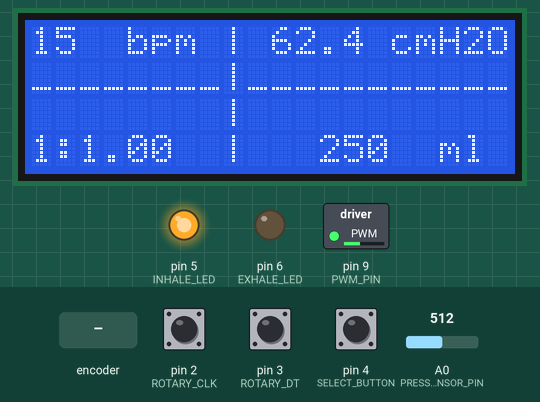
Simulated run of this sketch. Board: Arduino Uno, built with avr-gcc and run on an emulated ATmega328P. On the bench: 20×4 character LCD, switched loads named in the sketch (green lamp = pin HIGH), output pins drawn as LEDs (lit = HIGH). The test bench sets the inputs (shaded band); at power-on: pin 4 (SELECT_BUTTON) HIGH, pin 2 (ROTARY_CLK) HIGH, pin 3 (ROTARY_DT) HIGH, A0 (PRESSURE_SENSOR_PIN) = 512. What the sketch prints to the serial monitor is not drawn.

Above: at 6.3 s.
6.4 s: pin 4 (SELECT_BUTTON) pulled LOW for 0.15 s
At 7.5 s:
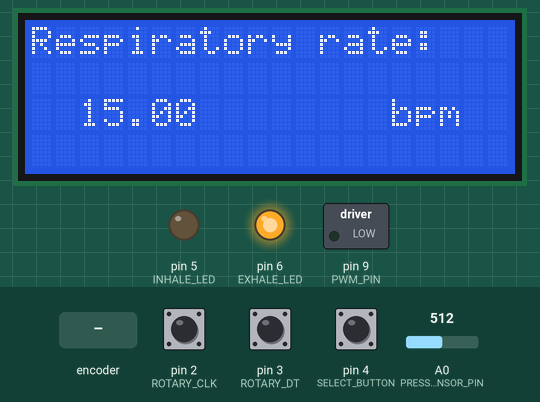
8.6 s: pin 4 (SELECT_BUTTON) pulled LOW for 3.2 s
At 12.2 s:
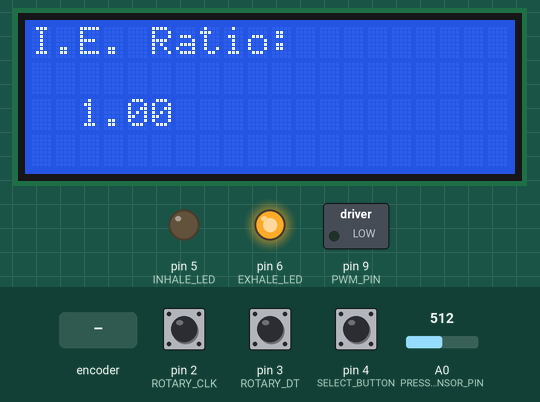
13.3 s: pin 4 (SELECT_BUTTON) pulled LOW for 1 s
At 16.0 s:
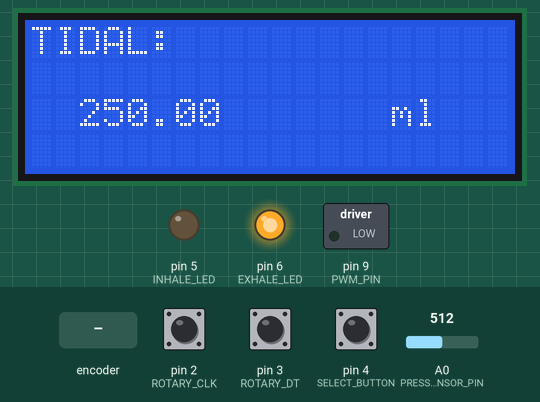
16.6 s: pin 4 (SELECT_BUTTON) pulled LOW for 0.15 s
At 17.1 s:
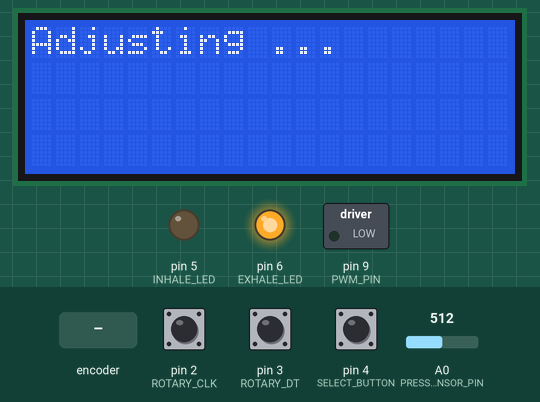
17.3 s: pin 4 (SELECT_BUTTON) pulled LOW for 3.2 s
At 20.2 s:
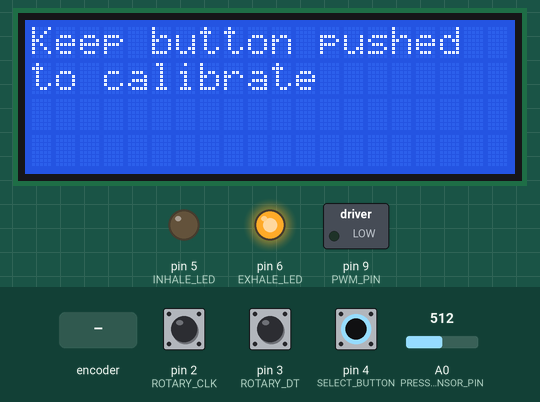
22.0 s: rotary encoder on pin 2 (ROTARY_CLK) / pin 3 (ROTARY_DT) turned 1 step (first pin leading)
At 24.5 s:
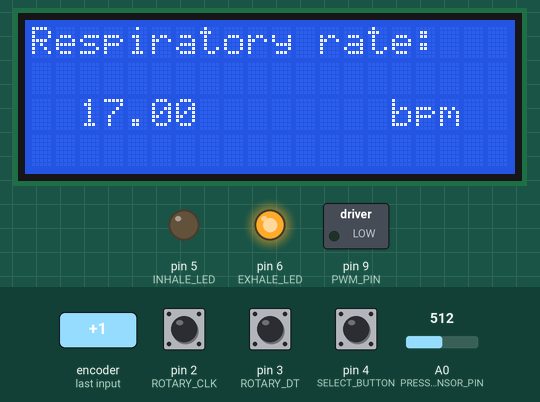
Timing chart, 0 to 72.1 s (numbered marks = the images above; inputs shaded):
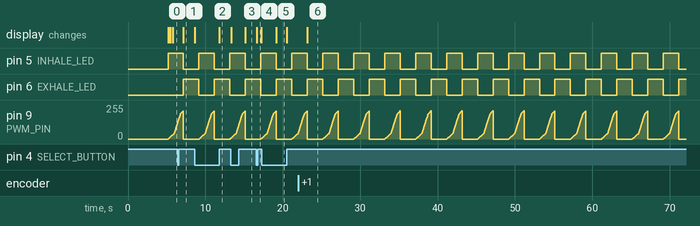

The sketch:

Controller_int_v22.1.ino
```cpp
/* Author      : Rob Collins
   Version     : 15
   Description : Simple ventilator controller providing a simple human interface for Respiratory Rate, I.E. Ratio and Tidal volume
                 Ventilator control cycle runs from a timer interrupt .. enabling control parameters to be changed whilst the controler
                 continues to provide control signals
   Changes     : V15 : Introduces intermediate variables and a 'semaphor' between the parameter change code and the main control loop
                       This is to enable changed parameters to only take effect at the end of a breathing cycle.
                       Also avoid the problem of a race condition in the case where parameter variables are partially update when a control-loop interrupt occures
                       This version uses a 'semaphor' to signal to the main control loop that parameters have been updated. This semaphor is only set whilst the
                       interrupt timers are halted
               : V16 : This version has outpur pins re-assigned to match the circuit layout defined using circutio.io
               : V17 : Added servo control to simulate output to an actuator .. needed to use ServoTimer2.h as there is a conflict between TimerOne.h and Servo.h
               : V18 : Throw away version
               : V19 : Added a 'calibration' mode - when the mode switch is held down for an extended period - enters a calibration mode .. must be removed from deployed versions!
               : V20 : Includes pressure measurement from MPX5010DP
               : V21 : Throw away
               : V22 : Changed to PWM output
   Circuit     : https://www.circuito.io/app?components=512,9590,9591,11021,217614,417987
               : Also add a 10k pull-up resistor between Rotary centre switch (Middle pin, 'SELECT_BUTTON' ) and +5V .. this device has no built in pull-up for centre switch
   Status      : Untested
*/


#include <Wire.h>
#include <LiquidCrystal_I2C.h>
#include <TimerOne.h>                        // Interrupt library to keep the control cycle regular .. https://playground.arduino.cc/Code/Timer1/

const bool PRODUCTIION_CODE = false;        // This is non-production code - not tested and includes calibration routines

// Set the LCD address to 0x27 for a 16 chars and 2 line display
LiquidCrystal_I2C lcd(0x3f, 20, 4);

// Define shape of driver waveform
const int INHALE_DRIVE[]={0,5,10,15,20,25,30,35,40,45,50,55,60,65,70,75,80,85,90,95,100,105,110,115,120,125,130,135,140,145,150,155,160,165,170,175,180,185,190,195,200,217,235,252,270,287,305,322,340,357,375,392,410,427,445,462,480,497,515,532,550,567,585,602,620,637,655,672,690,707,725,742,760,777,795,812,830,847,865,882,900,906,912,918,924,930,936,943,949,955,961,967,973,979,986,992,998,1004,1010,1016,1023};
const int DRIVE_TABLE_SIZE = 100;            // length of the INHALE_DRIVE table
const int DRIVE_VAL_MIN = 0;                 // minimum value for the output drive (position during exhale)

// define control constants for the ventilator
const int INSP_PRESS_MAX = 20;           // Inspiratory pressure
const int INSP_PRESS_MIN = 5;
const int INSP_PRESS_DEFAULT = 15;
const int INSP_PRESS_STEP = 1;

const int RESP_RATE_MAX = 30;             // Respratory rate
const int RESP_RATE_MIN = 10;
const int RESP_RATE_DEFAULT = 20;
const int RESP_RATE_STEP = 1;

const int TIDAL_MAX = 300;                   // TIDAL
const int TIDAL_MIN = 200;
const int TIDAL_DEFAULT = 250;
const int TIDAL_STEP = 10;

const float I_E_RATIO_MAX = 3.0;           // Inspiratory - expiratory ratio
const float I_E_RATIO_MIN = 0.2;
const float I_E_RATIO_DEFAULT = 1;
const float I_E_RATIO_STEP = 0.2;

const int INHALE_STATE = 0;     // vent is driving inhalation
const int EXHALE_STATE = 1;      // vent is driving exhlation

const int RAW_ACTUATOR_MIN = 0;  // minimum, unscalled value direct to actuatory
const int RAW_ACTUATOR_MAX = 1023; // max
const int RAW_ACTUATOR_STEP = 20;


const long int ENTER_CALIBRATION = 5000;  // Length of time in milli-seconds that the select button has to be pushed to enter calibration mode

// Pressure reading smoothing
const int PRESS_READ_SMOOTHING = 50 ;     // The number of pressure readings that get averaged to get a smooth result
int pressReadings[ PRESS_READ_SMOOTHING ]; // Actual data from the pressure sensor
int pressReadIndex = 0;                   // Index of the current pressure reading
int pressTotal = 0;                       // Running total for the pressure
int pressAverage = 0;                     // Average reading for the pressure

// control variables
float inspPressure =  INSP_PRESS_DEFAULT;
int respRate = INSP_PRESS_DEFAULT;
int tidal = TIDAL_DEFAULT;
float iERatio = I_E_RATIO_DEFAULT;

// updated control variables ..
// Control parameters must only change at the end of a breath cycle
// We can't have rates and values changing half-way through a breath and in an inconsistent manner
// Therefore when the control parameters are updated they are stored in this variables, then 'swapped in' at the end of a stroke
// ALSO .. we have to be careful about race-conditions for any shared variables. We can't have the interrupt driven control loop
// using a variable that has been partially updated by the code that was interrupted
// Therefore the use of a 'paramUpdateSemaphor' and a halting of interrupts to ensure that parameter updating is synchronised
int newInspPressure =  INSP_PRESS_DEFAULT;
int newRespRate = INSP_PRESS_DEFAULT;
int newTidal = TIDAL_DEFAULT;
float newIERatio = I_E_RATIO_DEFAULT;
volatile bool paramUpdateSemaphore;                  // TRUE -> Control parameters have been updated, reset to FALSE on use


// Physical set up constants
const int INHALE_LED = 5;             // GReen LED - ( LEDG_PIN_VIN on circuito.io )
const int EXHALE_LED = 6;             // Red LED - ( LEDR_PIN_VIN on circuito.io )
const int ROTARY_CLK = 2;             // Connected to CLK on KY-040 ( ROTARYENCI_PIN_CLK on circuito.io )
const int ROTARY_DT = 3;              // Connected to DT on KY-040 ( ROTARYENCI_PIN_D on circuito.io )
const int SELECT_BUTTON = 4;          // Push switch built into the rotary encoder ( ROTARYENCI_PIN_S1 on circuito.io )
const int PWM_PIN = 9;                // Pin for the final output
const int PRESSURE_SENSOR_PIN = A0;   // Pin for the pressure sensor


int ledState = 0; // 0 = 0ff, 1 = on
unsigned long changeTime;

int runState = 0;  // 0 = normal run, 1 = adjust RR, 2 = adjust Insp. Press, 3 = I.e. Ratio, 4 = TIDAL, .. cycles back to 0
int pinALast;      // last pin high on rotary encoder
int ledFlashCount = 0; // only for debugging

const long int TIME_BETWEEN_TICKS = 10000;                           // Time between the main-control interrupt being called in microseconds
const long int TICKS_PER_MINUTE = 60000000 / TIME_BETWEEN_TICKS;       // assume milli-second clock tick .. calibrate to clock speed

int ticksPerInhale = 0;                    // Number of clock-ticks per inhale
int ticksPerExhale = 0;                    // Nmber of clock-ticks per exhale
int tick = 0;                             // One tick each time the controller 'main-loop' interrupt is fired
int breathState = INHALE_STATE;           // starts with machine driving breathing
int positionInDriveTable = 0;             // the offset down the output drive table for current clock tick
int unscaledDriveValue = 0;               // Drive value before being scalled by tidal volume
int driveValue = 0;                       // The value output to the actuator
String outPutLog = "";

void setup()
{
  pinMode(INHALE_LED, OUTPUT);            // These are the red and green LEDS that indicate the breathing state
  pinMode(EXHALE_LED, OUTPUT);
  digitalWrite(INHALE_LED, LOW);
  digitalWrite(EXHALE_LED, LOW);

  //Initialize serial and wait for port to open:
  Serial.begin(9600);
  while (!Serial) {
    ; // wait for serial port to connect. Needed for native USB port only
  }

  for (int thisPressReading = 0; thisPressReading< PRESS_READ_SMOOTHING; thisPressReading++) {
    pressReadings[ thisPressReading ];
  }


  // initialize the LCD
//  lcd.begin();
  lcd.init();

  // Turn on the blacklight and print a message.
  lcd.backlight();
  if (not PRODUCTIION_CODE )  {
    lcd.setCursor(0, 0);
    lcd.print("Test software only");
    lcd.setCursor(0, 1);
    lcd.print("Not for medical use");
    delay(5000);
    lcd.clear();
  }
  updateDisplay();

  pinMode(SELECT_BUTTON, INPUT);        // input from centre button of the rotary encoder
  pinMode (ROTARY_CLK, INPUT);               // Input from CLK of rotary encoder
  pinMode (ROTARY_DT, INPUT);               // Input from DT of rotary encoder
  pinALast = digitalRead(ROTARY_CLK);        // Remember the state of the rotary encoder CLK

  ledState = 0;
  runState = 0; // set to normal running mode

  calcTicksPerCycle(respRate, iERatio );     // Update breath tick rates based on default RR and I.E.

  digitalWrite(LED_BUILTIN, LOW);
  changeTime = millis();
  breathState = INHALE_STATE;
  Serial.println("Motor to squeeze BVM");

  paramUpdateSemaphore = false;               // determines access to the control parameters. Set to TRUE when the parameters have been updated

  Timer1.initialize(TIME_BETWEEN_TICKS);                        // Set the timer interrupt
  Timer1.attachInterrupt(ventControlInterrupt, TIME_BETWEEN_TICKS);    // Call the ventilator control loop 100 times per second (probably does not need to be that fast! )


  Timer1.pwm(PWM_PIN, DRIVE_VAL_MIN); // By default -set the controller to 'fully open'

}

void loop()
{
  int selectButtonData = digitalRead(SELECT_BUTTON);
  // Serial.println(selectButtonData);
  if (selectButtonData == LOW && (millis() - changeTime) > 500) {
    changeSettings();
  }

  // Now read the pressure from the sensor
 // subtract the last reading:
  pressTotal = pressTotal - pressReadings[pressReadIndex];
  // read from the sensor:
  pressReadings[ pressReadIndex ] = analogRead( PRESSURE_SENSOR_PIN );
  // add the reading to the total:
  pressTotal = pressTotal + pressReadings[ pressReadIndex ];
  // advance to the next position in the array:
  pressReadIndex = pressReadIndex + 1;

  // if we're at the end of the array...
  if ( pressReadIndex >= PRESS_READ_SMOOTHING ) {
    // ...wrap around to the beginning:
    pressReadIndex = 0;
  }

  // calculate the average:
  int sensorValue = pressTotal / PRESS_READ_SMOOTHING;
  inspPressure = sensorValue * 0.1331 - 5.7 ;                     // In this version measured rather than set

  if (inspPressure < 0) {
    inspPressure = 0;
  }
  static char pressStr[15];
  dtostrf(inspPressure,4,1,pressStr);
  lcd.setCursor(10, 0);
  lcd.print(pressStr);           // As measured by sensor
  lcd.setCursor(15,0);
  lcd.print("cmH2O");
  // Serial.println(pressStr);
}

void ventControlInterrupt() {

  tick = tick + 1;                               // This will be called, hence incremented every 'TIME_BETWEEN_TICKS' microseconds

  //ledFlashCount = ledFlashCount + 1;
  //if (ledFlashCount < 10) {
  //  digitalWrite(INHALE_LED, HIGH);
  //  digitalWrite(EXHALE_LED, LOW);
  //}
  //if ((ledFlashCount > 10) && (ledFlashCount < 20)) {
  //  digitalWrite(INHALE_LED, LOW);
  //  digitalWrite(EXHALE_LED, HIGH);
  //}
  //if (ledFlashCount == 21) {
  //  ledFlashCount = 0;
  //}


  // First section outputs the correct drive value to the actuator
  // This depends on if we are inhaling (breathState == INHALE_STATE) or exhaling (breathState = EXHALE_STATE)
  if (breathState == INHALE_STATE) {
    positionInDriveTable = int((long) DRIVE_TABLE_SIZE * (long) tick / ticksPerInhale);       // How far down the drive table for drive value at this time (tick)?
    if (positionInDriveTable > DRIVE_TABLE_SIZE) {
      positionInDriveTable = DRIVE_TABLE_SIZE;
    }
    unscaledDriveValue = INHALE_DRIVE[ positionInDriveTable ];
    driveValue = unscaledDriveValue * (float) tidal / (float) TIDAL_MAX;              // Scales the drive value as a proportion of the maximum allowed tidal volume

    Timer1.setPwmDuty(PWM_PIN, driveValue);                                           // PWM Output converted to 4-20mA control signal, externally

    digitalWrite(INHALE_LED, HIGH);
    digitalWrite(EXHALE_LED, LOW);

  } else {
    // by inference, we must be in the exhale state
    // positionInDriveTable = 0;

    Timer1.setPwmDuty(PWM_PIN, DRIVE_VAL_MIN);     // PWM Output converted to 4-20mA control signal externally

    digitalWrite(INHALE_LED, LOW);
    digitalWrite(EXHALE_LED, HIGH);

  }

  // Send this drive value to the PWM output ... or somewhere else ?
  // Serial.print("tick =");
  // Serial.println(tick);
  //Serial.print("Unscaled drive value = ");
  //Serial.println(unscaledDriveValue);
  //Serial.print("Drive value");
  //Serial.println(driveValue);


  // Second section manages the state transition
  // Depending on which state we are in (INHALE_STATE or EXHALE_STATE) .. we look at the elapsed time, and determine if it is time to change state
  // If it is time to change state, then we change the state (as stored in 'breathState')

  if ((tick >= ticksPerInhale) && (breathState == INHALE_STATE))  {
    // Time to exhale
    Serial.println("ON");
    breathState = EXHALE_STATE;              // switch to exhaling
    tick = 0;
  };
  if ((tick >= ticksPerExhale) && (breathState == EXHALE_STATE))  {
    // Time to Inhale
    Serial.println("OFF");
    breathState = INHALE_STATE;              // switch to inhaling
    tick = 0;

    // At the end of each cycle, check to see if control parameters have been updated
    if (paramUpdateSemaphore == true) {            // Parameters have been updated, we need to use these on the next cycle
      // inspPressure = newInspPressure;
      respRate = newRespRate;
      tidal = newTidal;
      iERatio = newIERatio;
      paramUpdateSemaphore = false;         // Signal that we have finished updating the control parameters
    }
  }

}

void calcTicksPerCycle(int respRate, float iERatio ) {
  // Calculates the number of clock cycles per inhale, exhale

  int ticksPerBreath = TICKS_PER_MINUTE / respRate;
  float iPlusE = 1 + iERatio;
  ticksPerInhale = int ( ticksPerBreath / iPlusE);
  ticksPerExhale = int ( ticksPerBreath * (iERatio / iPlusE));
  //Serial.print("Ticks per inhale = ");
  //Serial.println(ticksPerInhale);

  //Serial.print("Ticks per exhale = ");
  //Serial.println(ticksPerExhale);

}


void updateDisplay() {
  // Turn on the blacklight and print a message.
  lcd.setCursor(0, 0);
  lcd.print(respRate);
  lcd.setCursor(4, 0);
  lcd.print("bpm |");

  //lcd.setCursor(12, 0);
  //lcd.print(inspPressure);           // As measured by sensor
  lcd.setCursor(15, 0);
  lcd.print("cmH20");

  lcd.setCursor(0, 1);
  lcd.print("________|___________");

  lcd.setCursor(0, 2);
  lcd.print("        |");

  lcd.setCursor(0, 3);
  lcd.print("1:");
  lcd.print(iERatio);
  lcd.setCursor(8, 3);
  lcd.print("|");

  lcd.setCursor(12, 3);
  lcd.print(tidal);
  lcd.setCursor(17, 3);
  lcd.print("ml");
}

void printBreathIndicator( int numBlocks) {

  lcd.setCursor(0, 1);
  for (int i = 1; i <= numBlocks; i++) {
    lcd.print("#");
  }
  for (int i = numBlocks + 1; i <= 20; i++) {
    lcd.print("_");
  }
}


void changeSettings() {

  lcd.clear();

  // We don't actualy update the control parameters directly .. this is done within the control loop at the end of a cycle
  // What we do here is to collect an updated set of parameters, and set a semaphore to indicate to the control loop to pick them up


  // Next section triggers device calibration .. but only for non-production (test code).
  if (not PRODUCTIION_CODE) {
    long int timeSelected = millis();                                          // Counts the number of loops that the select button has to be pushed for, before going into calibration mode
    int selectButtonData = digitalRead(SELECT_BUTTON);
    if (selectButtonData == LOW) {
      lcd.setCursor(0, 0);
      lcd.print("Keep button pushed");
      lcd.setCursor(0, 1);
      lcd.print("to calibrate");
    }
    while ((selectButtonData == LOW) && ((millis() - timeSelected) < ENTER_CALIBRATION )) {
      selectButtonData = digitalRead(SELECT_BUTTON);
    }
    if ((selectButtonData == LOW) && ((millis() - timeSelected) >= ENTER_CALIBRATION )) {
      calibrate();
    }
  }


  // Serial.println("Respiratory rate");
  lcd.clear();
  lcd.setCursor(0, 0);
  lcd.print("Respiratory rate:");
  newRespRate = int(getKnob(RESP_RATE_MIN, RESP_RATE_MAX, respRate, RESP_RATE_STEP, "bpm"));

  // Serial.println("Inspiratory Pressure");               // Not implemented in this version
  // lcd.clear();
  // lcd.setCursor(0, 0);
  // lcd.print("Inspiratory Press:");
  // newInspPressure = int(getKnob(INSP_PRESS_MIN, INSP_PRESS_MAX, inspPressure, 1.0, "cmH20"));

  // Serial.println("I.E. Ratio");
  lcd.clear();
  lcd.setCursor(0, 0);
  lcd.print("I.E. Ratio:");
  newIERatio = getKnob(I_E_RATIO_MIN, I_E_RATIO_MAX, iERatio, I_E_RATIO_STEP, "");

  // Serial.println("TIDAL");
  lcd.clear();
  lcd.setCursor(0, 0);
  lcd.print("TIDAL:");
  newTidal = int(getKnob(TIDAL_MIN, TIDAL_MAX, tidal, TIDAL_STEP, "ml"));

  // Now signal to the interrup-driven control loop that it can pick up the new control parameters when it is ready to do to (at the start of a cycle)
  Timer1.stop();                   // Halt the interrupt so that there is no chance of a race condition
  paramUpdateSemaphore = true;     // Inform the main control loop that it can pick up the new control parameters
  Timer1.start();                  // Re-start the main control-loop interrupt

  lcd.clear();
  lcd.setCursor(0, 0);
  lcd.print("Adjusting ...");

  while (paramUpdateSemaphore) {};  // wait until this update has been picked up

  // Finished sending updated parameters to control loop


  lcd.clear();
  updateDisplay();

  calcTicksPerCycle(respRate, iERatio );           // Update the breath cycles based on the new settings of RR and I.E. ratio

  changeTime = millis(); // manage the keyboard de-bounce
}

float getKnob(float settingMin, float settingMax, float currentVal, float setStep, const String & units_str) {
  int sensorValue = 0;
  int selectButtonData = digitalRead(SELECT_BUTTON);
  int aVal;
  boolean bCW;

  // wait for the selection button to go get released again
  while (selectButtonData == LOW) {
    selectButtonData = digitalRead(SELECT_BUTTON);
    // Serial.println(selectButtonData);
  }

  while (selectButtonData == HIGH) {

    aVal = digitalRead(ROTARY_CLK);
    if (aVal != pinALast) { // Means the knob is rotating
      // if the knob is rotating, we need to determine direction
      // We do that by reading pin B.
      if (digitalRead(ROTARY_DT) != aVal) {  // Means pin A Changed first - We're Rotating Clockwise
        bCW = true;
      } else {// Otherwise B changed first and we're moving CCW
        bCW = false;
      }
      // Serial.print ("Rotated: ");
      if (bCW) {
        // Serial.println ("clockwise");
        if (currentVal < (settingMax - setStep)) {
          currentVal = currentVal + setStep;
        }
      } else {
        // Serial.println("counterclockwise");
        if (currentVal > (settingMin + setStep)) {
          currentVal = currentVal - setStep;
        }
      }
    }
    pinALast = aVal;

    lcd.setCursor(2, 2);
    lcd.print(currentVal);
    lcd.print("  ");
    lcd.setCursor(15, 2);
    lcd.print(units_str);
    selectButtonData = digitalRead(SELECT_BUTTON);
  }

  return (currentVal);
}

void calibrate() {
  Timer1.stop();                   // Halt the main control interrupt - we are now in calibration mode
  Timer1.detachInterrupt();
  Timer1.pwm(PWM_PIN, RAW_ACTUATOR_MIN);

  int rawActuatorSetting  = RAW_ACTUATOR_MIN;             // set the actuator to its minumum value
  int lastRawActSetting = RAW_ACTUATOR_MIN;
  int setting = RAW_ACTUATOR_MIN;

  lcd.clear();
  lcd.print("Calibration mode");

  while (1) {                        // lock-up .. no exit from here without hard-reset!
    lcd.setCursor(0, 1);
    lcd.print("Raw actuator value:");
    rawActuatorSetting = int(getKnob(RAW_ACTUATOR_MIN, RAW_ACTUATOR_MAX, lastRawActSetting, RAW_ACTUATOR_STEP, "(raw)"));
    if (rawActuatorSetting > lastRawActSetting) {
      for (setting = lastRawActSetting; setting <= rawActuatorSetting; setting++) {
        Timer1.setPwmDuty(PWM_PIN, setting);
        delay(5);                                       // slow things down to remove abrupt changes
      }
    } else {
      for (setting = lastRawActSetting;  setting >= rawActuatorSetting; setting--) {
        Timer1.setPwmDuty(PWM_PIN, setting);
        delay(5);                                       // slow things down to remove abrupt changes
      }
    }
    lastRawActSetting = rawActuatorSetting;
    int pressureRaw = analogRead( PRESSURE_SENSOR_PIN );                 // Read the raw input from the pressure sensor
    lcd.setCursor(0,3);
    lcd.print("Raw pressure =      ");
    lcd.setCursor(16,3);
    lcd.print(pressureRaw);
  }
}
```

Measured:
- after the input at 6.4 s, the display: changes after 0.77 s (image 1)
- after the input at 8.6 s, the display: first changes at once (image 2 shows a later state)
- after the input at 13.3 s, the display: first changes at once (image 3 shows a later state)
- after the input at 16.6 s, the display: changes at once (image 4)
- after the input at 17.3 s, the display: changes after 1.9 s (image 5)
- after the input at 22.0 s, the display: changes after 1.2 s (image 6)
- by itself, pin 5 (INHALE_LED), pin 6 (EXHALE_LED): alternates HIGH for 2.0 s and LOW for 2.0 s
- by itself, pin 9 (PWM_PIN): ramps from 0/255 to 213/255 and jumps back, once every 4.0 s
